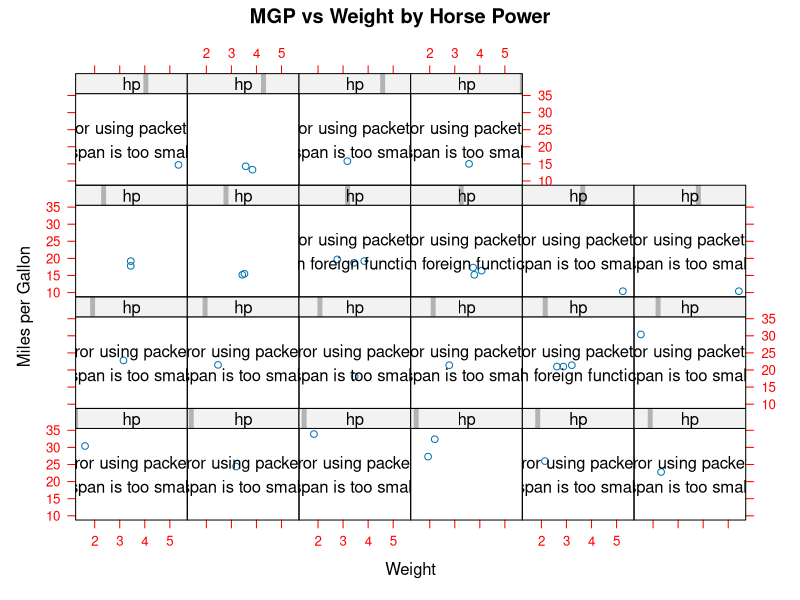
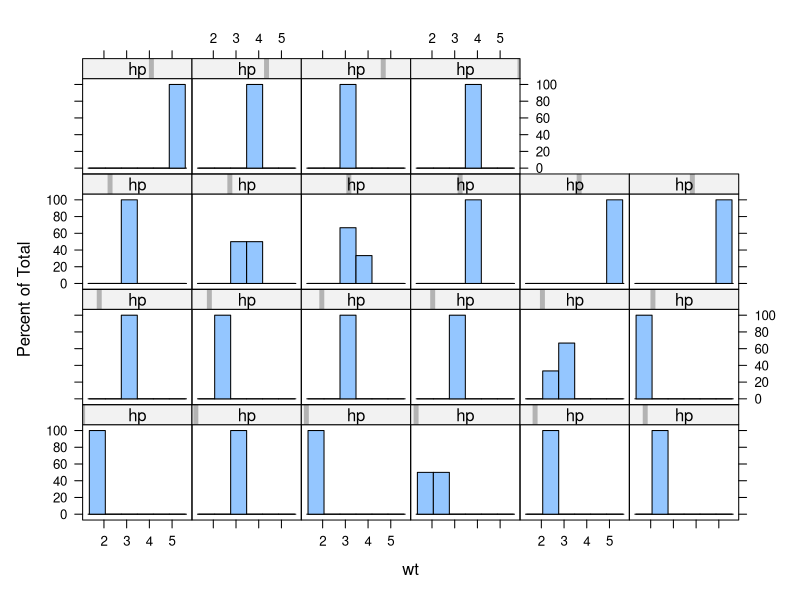

The R source for these figures, in order:
#---------- lattice Example #2------------#
# http://www.statmethods.net/advgraphs/trellis.html

library(lattice)
attach(mtcars)

# Customizing Lattice Graphs
panel.smoother <- function(x, y) {
  panel.xyplot(x, y) # show points 
  panel.loess(x, y)  # show smoothed line 
}

hp <- cut(hp,3) # divide horse power into three bands 

xyplot(mpg ~ wt | hp, scales=list(cex=.8, col="red"),
       panel=panel.smoother,
       xlab="Weight", ylab="Miles per Gallon", 
       main="MGP vs Weight by Horse Power", data = mtcars)


histogram(~ wt | hp, data = mtcars)


#------------ End of lattice Example #2 ------------#